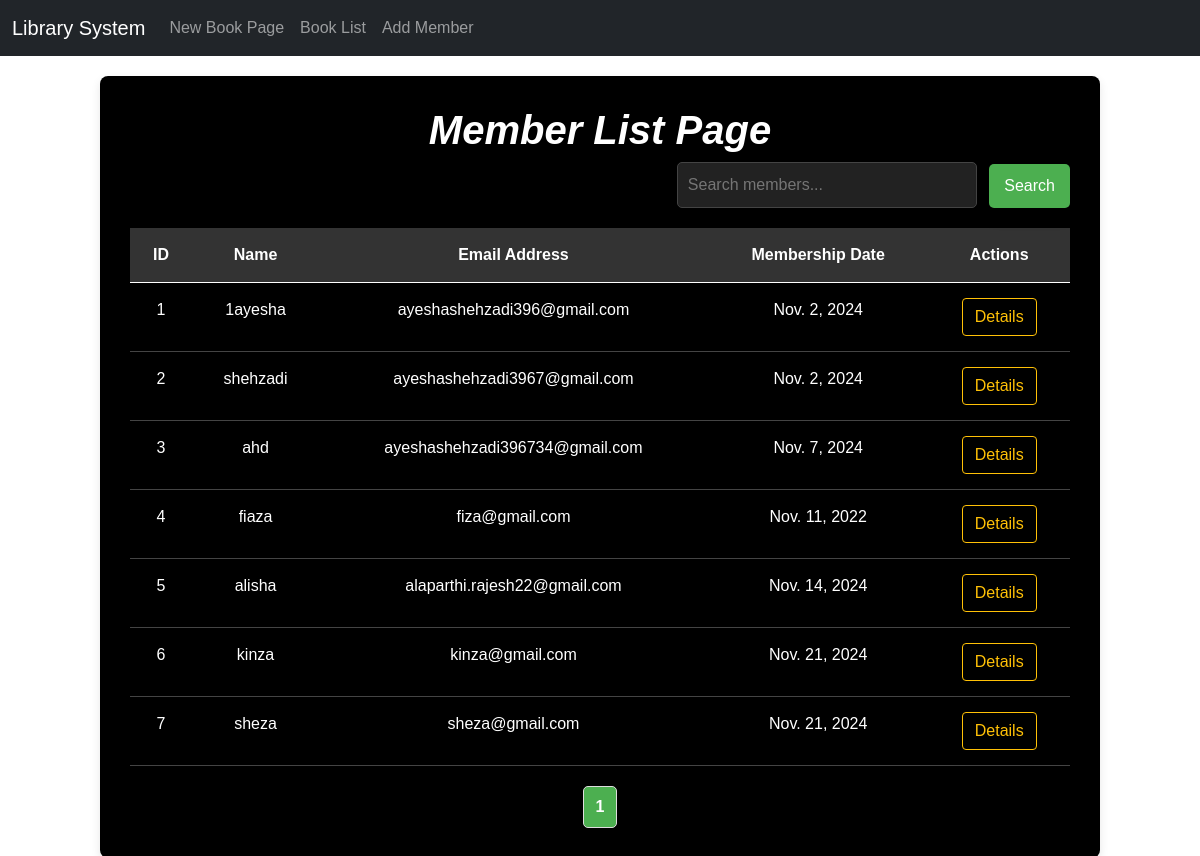
The page /members/ on the database its author committed.
### library/models.py (models this page shows, shortened)
class Member(models.Model):
    name = models.CharField(max_length=100)
    email = models.EmailField(unique=True)
    membership_date = models.DateField()

### library/views.py (the view)
# urls.py: path('members/', views.member_list, name='member_list'),
def member_list(request):
    search_query = request.GET.get('search', '')
    members = Member.objects.filter(name__icontains=search_query)
    paginator = Paginator(members, 10)  # Display 10 members per page
    page_number = request.GET.get('page')
    page_obj = paginator.get_page(page_number)
    context = {
        'page_obj': page_obj,
        'search_query': search_query
    }
    return render(request, 'member_list.html', context)

### templates/member_list.html (shortened to what this page needs)
<!DOCTYPE html>
<html lang="en">
<head>
    <link href="https://cdn.jsdelivr.net/npm/bootstrap@5.0.2/dist/css/bootstrap.min.css" rel="stylesheet">
</head>
<body>
    <nav class="navbar navbar-expand-lg navbar-dark bg-dark">
        <div class="container-fluid">
            <a class="navbar-brand" href="{% url 'home' %}">Library System</a>
            <div class="collapse navbar-collapse" id="navbarNav">
                <ul class="navbar-nav">
                    <li class="nav-item">
                        <a class="nav-link" href="{% url 'book_create' %}">New Book Page</a>
                    </li>
                    <li class="nav-item">
                        <a class="nav-link" href="{% url 'book_list' %}">Book List</a>
                    </li>
                    <li class="nav-item">
                        <a class="nav-link" href="{% url 'add_member' %}">Add Member</a>
                    </li>
                </ul>
            </div>
        </div>
    </nav>
    <div class="container">
        <h1><i><b>Member List Page</b></i></h1>
        <div class="search-bar">
            <form method="get">
                <input type="text" name="search" placeholder="Search members..." value="{{ search_query }}">
                <button type="submit" class="btn btn-outline-info shadow">Search</button>
            </form>
        </div>
        <table class="table">
            <thead>
                <tr>
                    <th>ID</th>
                    <th>Name</th>
                    <th>Email Address</th>
                    <th>Membership Date</th>
                    <th>Actions</th>
                </tr>
            </thead>
            <tbody>
                {% for member in page_obj %}
                <tr>
                    <td>{{ member.id }}</td>
                    <td>{{ member.name }}</td>
                    <td>{{ member.email }}</td>
                    <td>{{ member.membership_date }}</td>
                    <td><a href="{% url 'member_detail' member.id %}" class="btn btn-outline-warning shadow">Details</a></td>
                </tr>
                {% empty %}
                <tr>
                    <td colspan="5">No members found.</td>
                </tr>
                {% endfor %}
            </tbody>
        </table>
        <div class="pagination">
            {% for num in page_obj.paginator.page_range %}
                {% if page_obj.number == num %}
                    <span class="active">{{ num }}</span>
                {% elif num > page_obj.number|add:-3 and num < page_obj.number|add:3 %}
                    <a href="?page={{ num }}">{{ num }}</a>
                {% endif %}
            {% endfor %}
        </div>
    </div>
</body>
</html>

### templates/member_list.html (style rules this page uses)
body { font-family: Arial, sans-serif; display: flex; justify-content: center; align-items: flex-start; padding: 0; background: url('https://i.pinimg.com/736x/56/e3/1c/56e31cbf6c07589fa58cf7691aaf3059.jpg') no-repeat center center fixed; background-size: cover; color: #fff; flex-direction: column; margin: 0; }
.navbar { width: 100%; }
.container { width: 90%; max-width: 1000px; background-color: #000; padding: 30px; border-radius: 8px; box-shadow: 0 4px 10px rgba(0, 0, 0, 0.1); margin-top: 20px; }
h1 { text-align: center; color: #fff; }
.search-bar { display: flex; justify-content: flex-end; margin-bottom: 20px; }
.search-bar input[type="text"] { padding: 10px; width: 300px; border: 1px solid #444; border-radius: 5px; background-color: #222; color: #fff; transition: all 0.3s ease; }
.search-bar button { padding: 10px 15px; background-color: #4CAF50; color: #fff; border: none; border-radius: 5px; cursor: pointer; margin-left: 8px; transition: background-color 0.3s ease; }
.table { width: 100%; border-collapse: collapse; margin-top: 15px; background-color: #000; color: #fff; }
.table th, .table td { padding: 15px; text-align: center; border-bottom: 1px solid #444; }
.table th { background-color: #333; font-weight: bold; color: #fff; }
.pagination { display: flex; justify-content: center; margin-top: 20px; }
.pagination a, .pagination span { margin: 0 5px; padding: 8px 12px; text-decoration: none; color: #333; border: 1px solid #ddd; border-radius: 5px; transition: all 0.3s ease; }
.pagination .active { background-color: #4CAF50; color: white; font-weight: bold; }

### rows shown on the page
Member: id "1", name "1ayesha", email "ayeshashehzadi396@gmail.com", membership_date "Nov. 2, 2024"
Member: id "2", name "shehzadi", email "ayeshashehzadi3967@gmail.com", membership_date "Nov. 2, 2024"
Member: id "3", name "ahd", email "ayeshashehzadi396734@gmail.com", membership_date "Nov. 7, 2024"
Member: id "4", name "fiaza", email "fiza@gmail.com", membership_date "Nov. 11, 2022"
Member: id "5", name "alisha", email "alaparthi.rajesh22@gmail.com", membership_date "Nov. 14, 2024"
Member: id "6", name "kinza", email "kinza@gmail.com", membership_date "Nov. 21, 2024"
Member: id "7", name "sheza", email "sheza@gmail.com", membership_date "Nov. 21, 2024"

### other values the page prints
{{ num }} "1"
